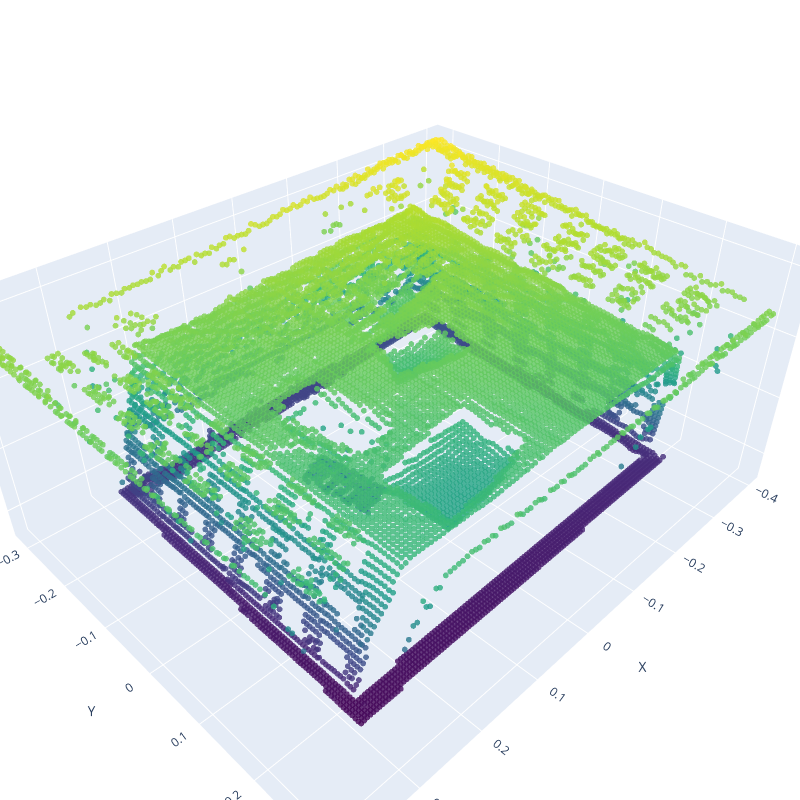

The code cell stored with this chart in its notebook:
### Code cell
visualize_pointcloud(pc3d)

### Figure 1 — Plotly figure (JSON) as saved in the notebook; plotly's stock layout.template omitted (floating-point values rounded to 4 significant figures; data arrays with more than 128 entries replaced by an {"elided": "..."} marker saying what was removed)
{"data": [{"marker": {"color": {"elided": "11834 float values"}, "colorscale": [[0, "#440154"], [0.1111, "#482878"], [0.2222, "#3e4989"], [0.3333, "#31688e"], [0.4444, "#26828e"], [0.5556, "#1f9e89"], [0.6667, "#35b779"], [0.7778, "#6ece58"], [0.8889, "#b5de2b"], [1, "#fde725"]], "opacity": 0.8, "size": 2}, "mode": "markers", "type": "scatter3d", "x": {"elided": "11834 float values"}, "y": {"elided": "11834 float values"}, "z": {"elided": "11834 float values"}}], "layout": {"height": 800, "margin": {"b": 0, "l": 0, "r": 0, "t": 0}, "scene": {"aspectmode": "data", "xaxis": {"title": {"text": "X"}}, "yaxis": {"title": {"text": "Y"}}, "zaxis": {"title": {"text": "Z"}}}, "width": 800}}
